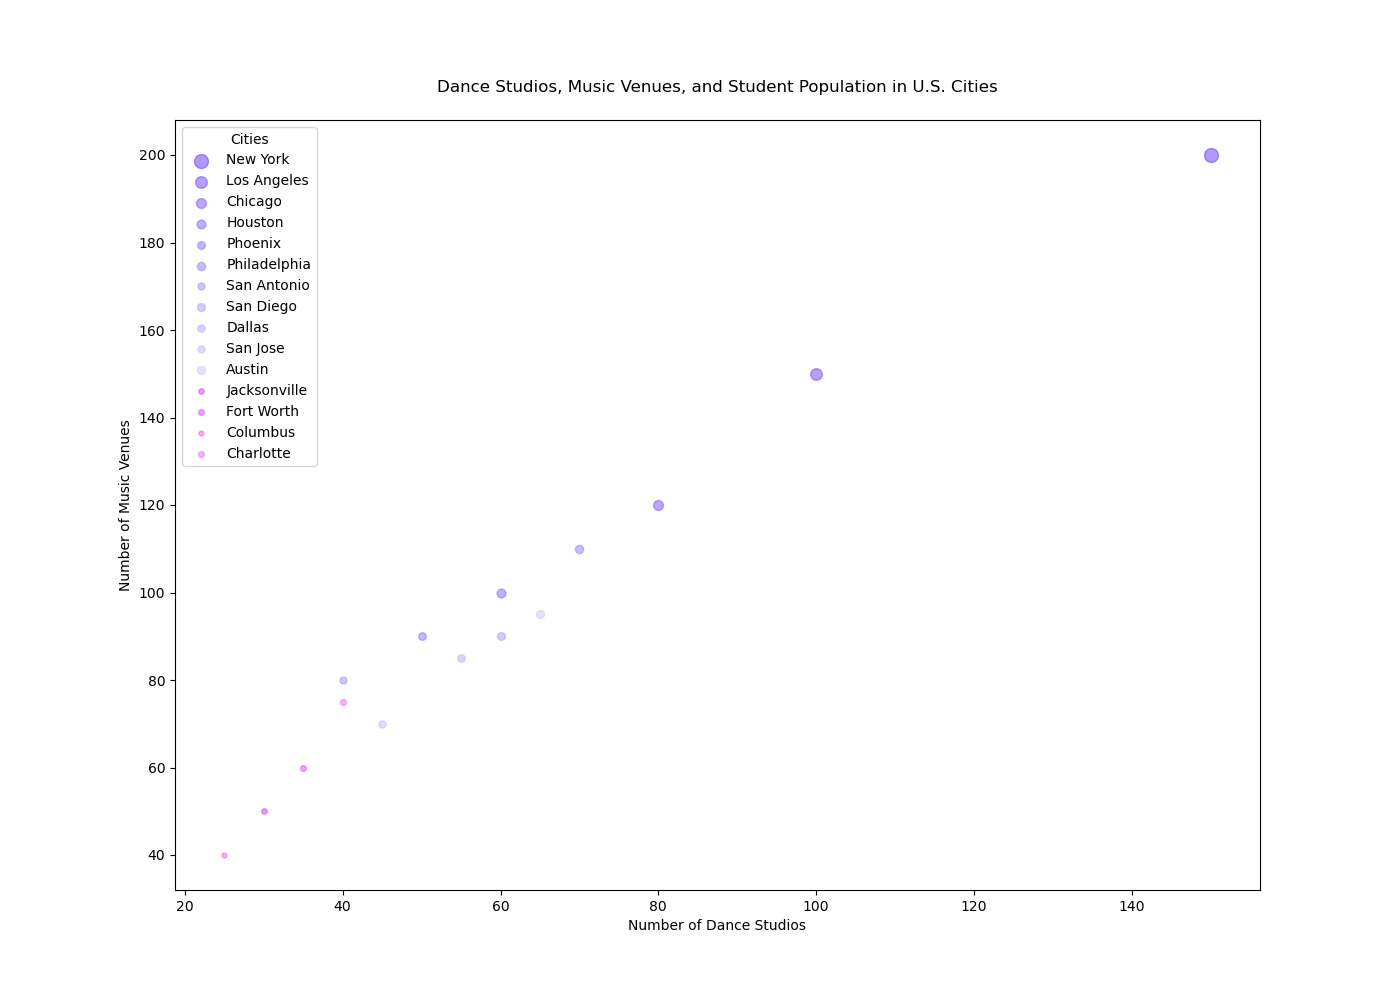

This chart was generated by the following Python code:

import matplotlib.pyplot as plt

# Data for cities, number of dance studios, music venues, and student population
cities = ['New York', 'Los Angeles', 'Chicago', 'Houston',
          'Phoenix', 'Philadelphia', 'San Antonio', 'San Diego', 
          'Dallas', 'San Jose', 'Austin', 'Jacksonville', 
          'Fort Worth', 'Columbus', 'Charlotte']

dance_studios = [150, 100, 80, 60, 50, 70, 40, 60, 55, 45, 65, 30, 35, 25, 40]
music_venues = [200, 150, 120, 100, 90, 110, 80, 90, 85, 70, 95, 50, 60, 40, 75]
student_population = [1000000, 700000, 500000, 400000, 300000, 350000, 250000, 320000, 280000, 260000, 330000, 150000, 170000, 120000, 180000]

# Normalizing the student population size to be suitable for the bubble size
bubble_size = [p / 10000 for p in student_population]

# Creating the bubble chart
plt.figure(figsize=(14, 10))
for i in range(len(cities)):
    plt.scatter(dance_studios[i],
                music_venues[i],
                s=bubble_size[i],  # Bubble sizes
                alpha=0.5,
                label=f'{cities[i]}',  # Label for hover
                c=f'#{hex(100 + i * 10 % 155)[2:].zfill(2)}{hex(50 + i * 15 % 155)[2:].zfill(2)}ff')  # Unique color for each city

# Chart title and labels
plt.title('Dance Studios, Music Venues, and Student Population in U.S. Cities', pad=20)
plt.xlabel('Number of Dance Studios')
plt.ylabel('Number of Music Venues')

# Adding legend with just the city names
plt.legend(loc='upper left', title='Cities')

# Show the plot
plt.show()
